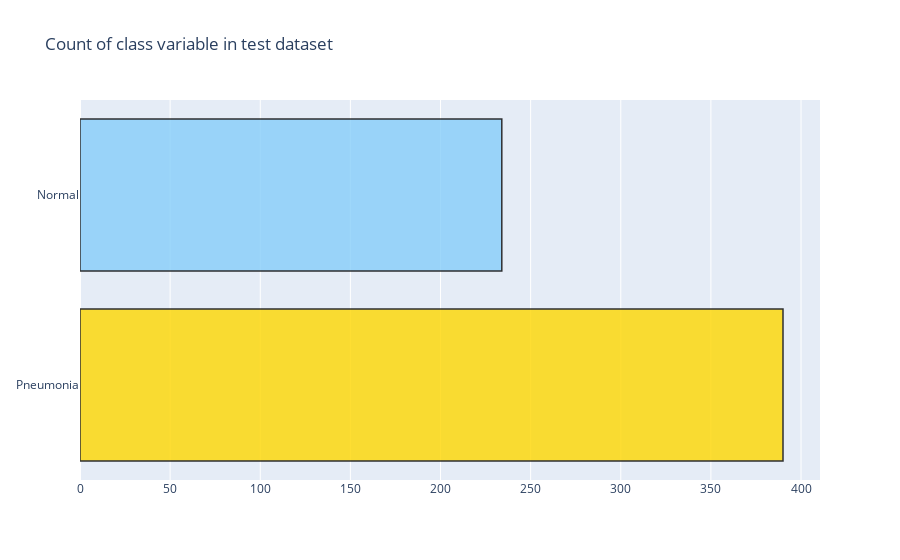

This figure's notebook cell:
### Code cell
Pneumonia = df_test[(df_test['class'] == 'Pneumonia')]
Normal = df_test[(df_test['class'] == 'Normal')]

trace = go.Bar(x = (len(Pneumonia), len(Normal)), y = ['Pneumonia', 'Normal'], orientation = 'h', opacity = 0.8, marker=dict(
        color=['gold', 'lightskyblue'],
        line=dict(color='#000000',width=1.5)))

layout = dict(title =  'Count of class variable in test dataset')
                    
fig = dict(data = [trace], layout=layout)
py.iplot(fig)

### Figure 1 — Plotly figure (JSON) as saved in the notebook; plotly's stock layout.template omitted (floating-point values rounded to 4 significant figures)
{"data": [{"marker": {"color": ["gold", "lightskyblue"], "line": {"color": "#000000", "width": 1.5}}, "opacity": 0.8, "orientation": "h", "x": [390, 234], "y": ["Pneumonia", "Normal"], "type": "bar"}], "layout": {"title": {"text": "Count of class variable in test dataset"}}}
